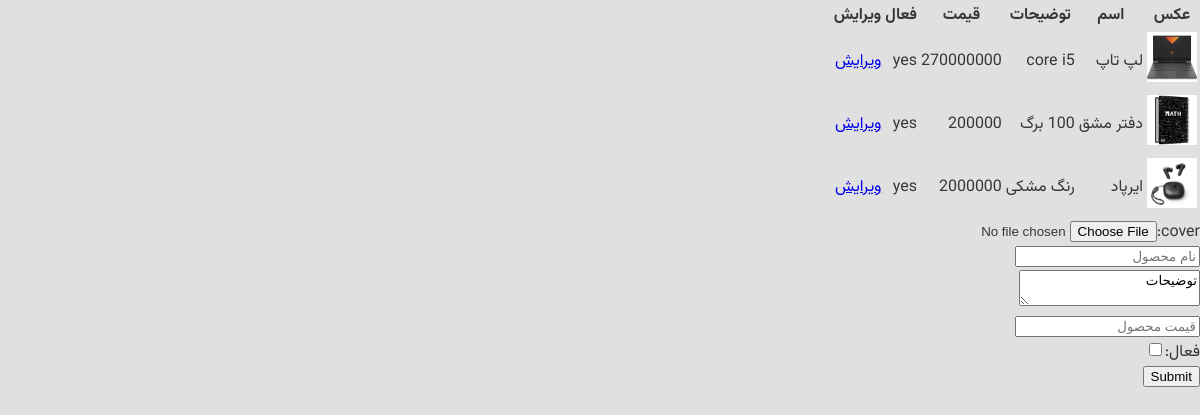
Before: /admin/dashboard/products (signed in) with the older database file.
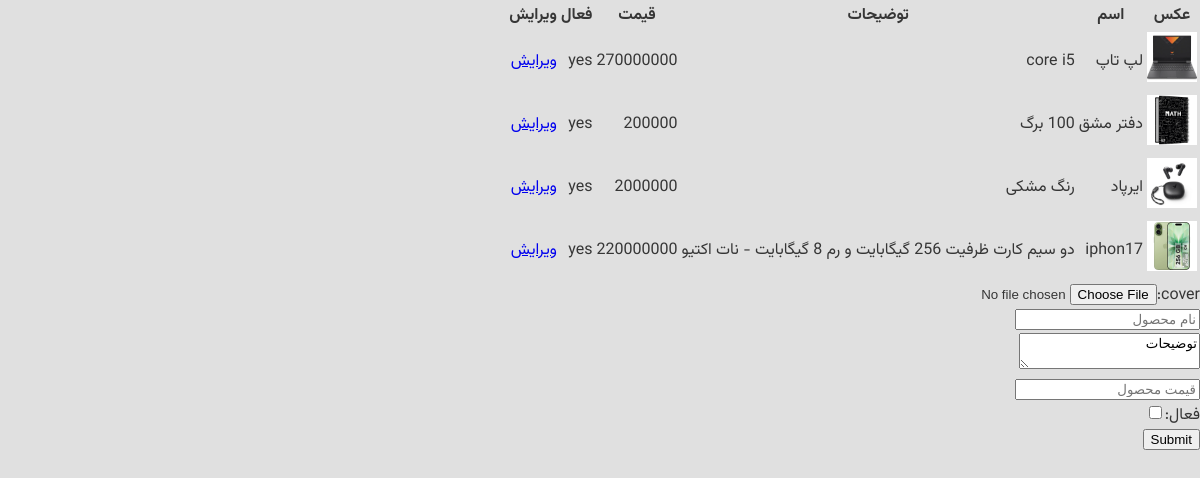
After: the same page with the newer database file.
### models/product.py (models this page shows)
class product(db.Model):
    __tablename__ = 'product'
    id = Column(Integer, primary_key = True)
    name = Column(String, nullable = False, index = True)
    description = Column(String(11), nullable = False, index = True)
    price = Column(Integer, nullable = False, index = True)
    active = Column(Integer, nullable = False, index = True)

### blueprint/admin.py (the view, shortened to what this page needs)
@app.route("/admin/dashboard/products", methods=["GET" , "POST"])
def products():
    if request.method == "GET":
        products = product.query.all()
        return render_template("admin/products.html", products=products)

### app.py (called while the page is built)
@login_manager.user_loader
def load_user(user_id):
    return User.query.get(int(user_id))

### blueprint/admin.py (called while the page is built)
@app.before_request
def before_request():
    if session.get("admin_login") == None and request.endpoint != "admin.login":
        abort(403)

### templates/admin/products.html (shortened to what this page needs)
{% extends 'base.html' %}
{% block body%}
<table>
<tr>
    <th>عکس</th>
    <th>اسم</th>
    <th>توضیحات</th>
    <th>قیمت</th>
    <th>فعال</th>
    <th>ویرایش</th>
</tr>
{% for p in products %}
    <tr>
        <td><img style="width:50px" src="/static/cover/{{ p.id }}.jpg"></td>
        <td>{{ p.name }}</td>
        <td>{{ p.description }}</td>
        <td>{{ p.price }}</td>
        <td>{{ "yes" if p.active == 1 else "no" }}</td>
        <td><a href="/admin/dashboard/edit-product/{{ p.id }}">ویرایش</a></td>
    </tr>
{% endfor %}
</table>
<form action="#" method="post"  enctype="multipart/form-data">
    <label>cover:</label><input type="file" name="cover"><br>
    <input type="text" name="name" placeholder="نام محصول"><br>
    <textarea name="description" placeholder="">توضیحات</textarea><br>
    <input type="number" name="price" placeholder="قیمت محصول"><br>
    <label>فعال:</label><input value="1"  type="checkbox" name="active"><br>
    <input type="submit">
</form>
{% endblock %}

Changed rows visible on the page:
added product: shows a picture, name "iphon17", description "دو سیم کارت ظرفیت 256 گیگابایت و رم 8 گیگابایت - نات اکتیو", price "220000000", active "yes"
